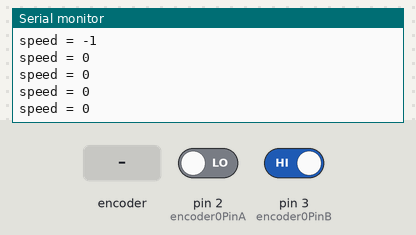
A sketch run on a simulated Arduino Uno, built with avr-gcc and run on an emulated ATmega328P. Shown: the last lines printed to the serial monitor. The inputs (shaded band) are chosen by the test bench; at power-on: pin 2 (encoder0PinA) LOW, pin 3 (encoder0PinB) HIGH.

Above: at 1.2 s.
1.3 s: rotary encoder on pin 2 (encoder0PinA) / pin 3 (encoder0PinB) turned 1 step (first pin leading)
At 1.68 s:
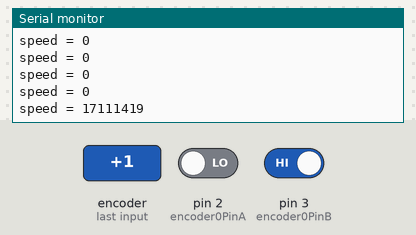
3.0 s: rotary encoder on pin 2 (encoder0PinA) / pin 3 (encoder0PinB) turned 1 step (first pin leading)
At 3.43 s:
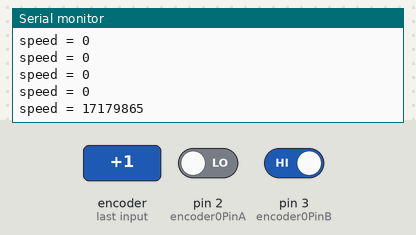
Timing chart, 0 to 6.0 s (numbered marks = the images above; inputs shaded):
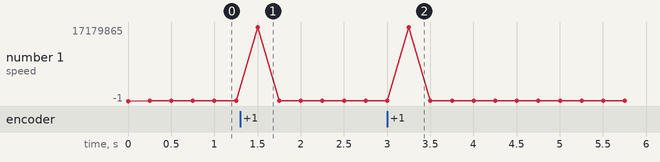

The sketch:

encoder.ino
```cpp
#define encoder0PinA  2
#define encoder0PinB  3

volatile long encoder0Pos=0;
long newposition;
long oldposition = 0;
unsigned long newtime;
unsigned long oldtime = 0;
long vel;

void setup()
{
  /* pinMode(encoder0PinA, INPUT_PULLUP);
  pinMode(encoder0PinB, INPUT_PULLUP); */
  pinMode(encoder0PinA, INPUT);
  //digitalWrite(encoder0PinA, HIGH);       // turn on pullup resistor
  pinMode(encoder0PinB, INPUT);
  //digitalWrite(encoder0PinB, HIGH);       // turn on pullup resistor
  attachInterrupt(0, doEncoder, RISING);    // encoDER ON PIN 2
  Serial.begin (9600);

}

void loop()
{
/*
   noInterrupts();

  */


newposition = encoder0Pos;
newtime = millis();
vel = (newposition-oldposition)*1000/(newtime-oldtime);
Serial.print ("speed = ");
Serial.println (vel);
oldposition = newposition;
oldtime = newtime;
delay(250);
}

void doEncoder()
{
  if (digitalRead(encoder0PinA) == digitalRead(encoder0PinB)) {
    encoder0Pos++;
  } else {
    encoder0Pos--;
  }
}
```

untitled.c
```cpp
#define enA 10
#define enB 11
#define in1 2
#define in2 3
#define in3 4
#define in4 5
#define trigr 13
#define echor 12
#define trigl A0
#define echol A1

int speed_1 = 9; //bu dörtlü önceden belirlenmek zorunda
int speed_2 = 9;

int dir_1   = 1;
int dir_2   = 1;


void setup()
{
  pinMode(LED_BUILTIN, OUTPUT);
  digitalWrite(LED_BUILTIN, LOW);
  pinMode(in1,OUTPUT);
  pinMode(in2,OUTPUT);
  pinMode(in3,OUTPUT);
  pinMode(in4,OUTPUT);
  pinMode(enA,OUTPUT);
  pinMode(enB,OUTPUT);
  pinMode(trigr,OUTPUT);
  pinMode(trigl,OUTPUT);
  pinMode(echor,INPUT);
  pinMode(echol,INPUT);
  Serial.begin(9600);
}


void loop()
{
  if(Serial.available() > 0)
  {
    String str = Serial.readStringUntil('\n');
    int val = str.toInt();
    // bu kod 4 charlık string e göre yazıldı
    int data_1 = val / 100;
    int data_2 = val - ( data_1 * 100 );

    speed_1 = data_1 / 10;
    speed_2 = data_2 / 10;

    dir_1 = data_1 - ( speed_1 * 10 );
    dir_2 = data_2 - ( speed_2 * 10 );
  }

  int pwmOutput1 = map(speed_1 * 20, 0, 1023, 0 , 255); // Map the potentiometer value from 0 to 255
  int pwmOutput2 = map(speed_2 * 20, 0, 1023, 0 , 255); // Map the potentiometer value from 0 to 255
  analogWrite(enA, pwmOutput1); // Send PWM signal to L298N Enable pin
  analogWrite(enB, pwmOutput2);


  digitalWrite(in1,  dir_1);
  digitalWrite(in2, !dir_1);
  digitalWrite(in4,  dir_2);
  digitalWrite(in3, !dir_2);


}
```

Measured:
- after the input at 1.3 s, the serial monitor: prints a new line after 0.20 s (image 1)
- after the input at 3.0 s, the serial monitor: prints a new line after 0.25 s (image 2)
